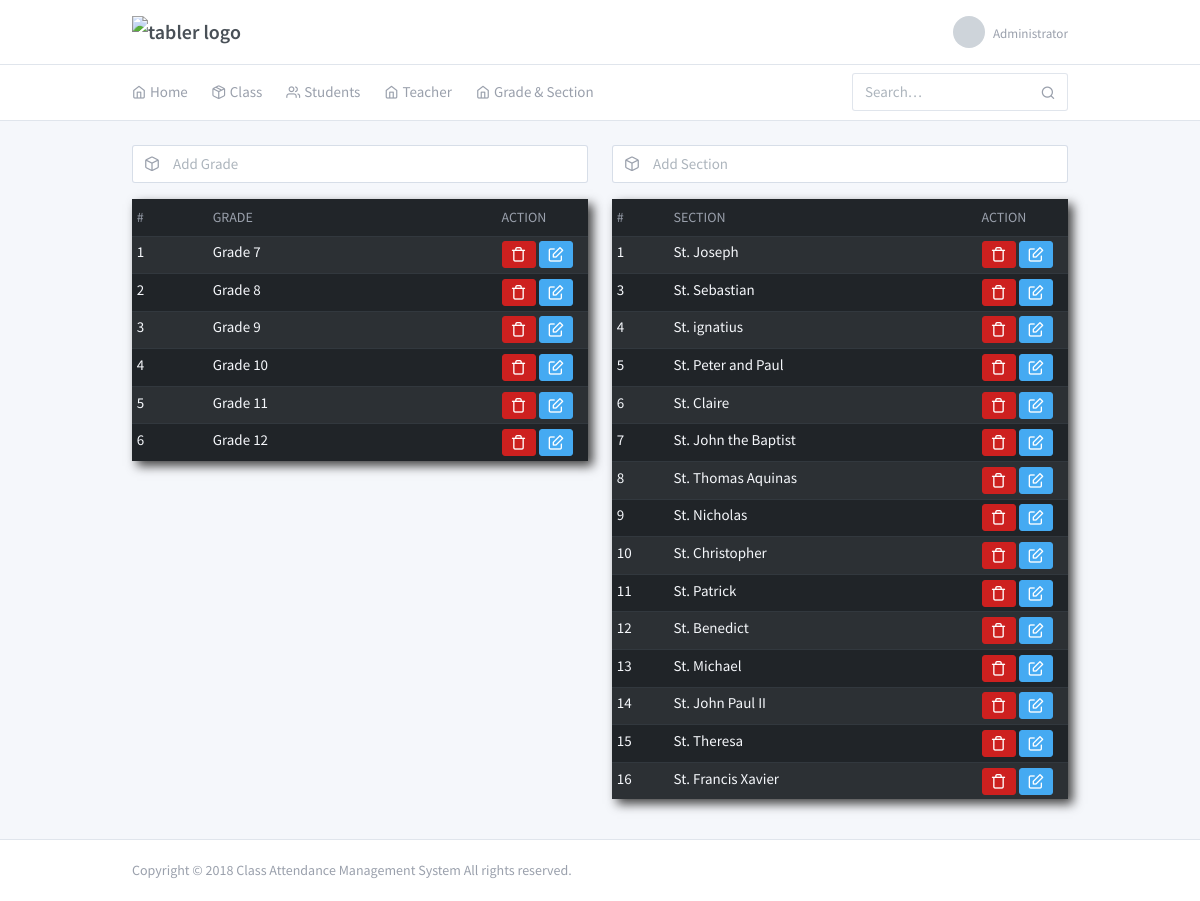
The app's page /admin/grade_section.php (signed in) with its own data.
### tables this page shows
CREATE TABLE `tbl_grade` (
  `id` int(11) NOT NULL,
  `grade` varchar(100) NOT NULL,
  `grade_desc` varchar(100) NOT NULL
);

CREATE TABLE `tbl_section` (
  `id` int(11) NOT NULL,
  `section_name` varchar(100) NOT NULL,
  `section_desc` varchar(100) NOT NULL
);

### admin/grade_section.php (the view, shortened to what this page needs)
<?php require 'include/header.php';
?>
  <body class="">
    <div class="page">
      	<div class="page-main">
        <?php require 'include/topbar.php'; ?>
	        <div class="my-3 my-md-5">
	          	<div class="container">
	            	<div class="row">
	            		<div class="col-6">
	            			<form action="" method="POST">
	            				<div class="form-group">
								  <div class="input-icon mb-3">
								    <span class="input-icon-addon">
								    </span>
								    <input type="text" class="form-control" placeholder="Add Grade" name="grade">
								  </div>
								</div>
	            			</form>
	            			<table class="table table-dark table-sm table-striped">
							  <thead>
							    <tr>
							      <th scope="col">#</th>
							      <th scope="col">Grade</th>
							      <th style="width: 20%;">Action</th>
							    </tr>
							  </thead>
							  <tbody>
							  	<?php
							  	$query_grade = mysqli_query($conn, "SELECT * FROM `tbl_grade`");
							  	if (mysqli_num_rows($query_grade)>0) {
							  		while ($row = mysqli_fetch_assoc($query_grade)) {
							  			echo "<tr>";
							  			echo "<td>".$row['id']."</td>";
							  			echo "<td>".$row['grade']."</td>";
							  			echo "<td><a href='' class='btn btn-danger btn-sm'><i class='fe fe-trash'></i></a> <a href='' class='btn btn-info btn-sm'><i class='fe fe-edit'></i></a></td>";
							  			echo "</tr>";
							  		}
							  	}
							  	?>
							  </tbody>
							</table>
	            		</div>
	            		<div class="col-6">
	            			<form action="" method="POST">
	            				<div class="form-group">
								  <div class="input-icon mb-3">
								    <span class="input-icon-addon">
								    </span>
								    <input type="text" class="form-control" placeholder="Add Section" name="section">
								  </div>
								</div>
	            			</form>
	            			<table class="table table-dark table-sm table-striped">
							  <thead>
							    <tr>
							      <th scope="col">#</th>
							      <th scope="col">Section</th>
							      <th style="width: 20%;">Action</th>
							    </tr>
							  </thead>
							  <tbody>
							  	<?php
							  	$query_grade = mysqli_query($conn, "SELECT * FROM `tbl_section`");
							  	if (mysqli_num_rows($query_grade)>0) {
							  		while ($row = mysqli_fetch_assoc($query_grade)) {
							  			echo "<tr>";
							  			echo "<td>".$row['id']."</td>";
							  			echo "<td>".$row['section_name']."</td>";
							  			echo "<td><a href='' class='btn btn-danger btn-sm'><i class='fe fe-trash'></i></a> <a href='' class='btn btn-info btn-sm'><i class='fe fe-edit'></i></a></td>";
							  			echo "</tr>";
							  		}
							  	}
							  	?>
							  </tbody>
							</table>
	            		</div>
	            	</div>
	        	</div>
	      	</div>
      	<?php require 'include/footer.php'; ?>
    	</div>
	</div>
  </body>
</html>

### admin/include/header.php (style rules this page uses)
table { box-shadow: 5px 5px 10px #444444; }

### records on screen
tbl_grade: id "1", grade "Grade 7"
tbl_grade: id "2", grade "Grade 8"
tbl_grade: id "3", grade "Grade 9"
tbl_grade: id "4", grade "Grade 10"
tbl_grade: id "5", grade "Grade 11"
tbl_grade: id "6", grade "Grade 12"
tbl_section: id "1", section_name "St. Joseph"
tbl_section: id "3", section_name "St. Sebastian"
tbl_section: id "4", section_name "St. ignatius"
tbl_section: id "5", section_name "St. Peter and Paul"
tbl_section: id "6", section_name "St. Claire"
tbl_section: id "7", section_name "St. John the Baptist"
tbl_section: id "8", section_name "St. Thomas Aquinas"
tbl_section: id "9", section_name "St. Nicholas"
tbl_section: id "10", section_name "St. Christopher"
tbl_section: id "11", section_name "St. Patrick"
tbl_section: id "12", section_name "St. Benedict"
tbl_section: id "13", section_name "St. Michael"
tbl_section: id "14", section_name "St. John Paul II"
tbl_section: id "15", section_name "St. Theresa"
tbl_section: id "16", section_name "St. Francis Xavier"
